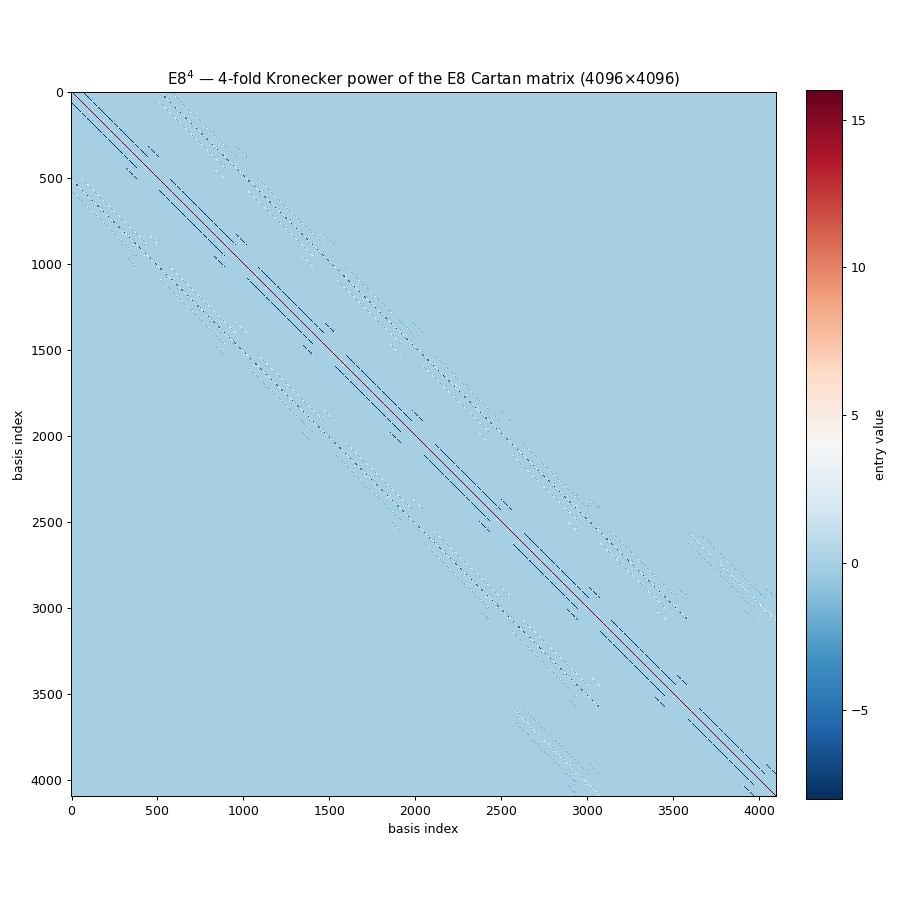

Write Python code to recreate this figure.
import numpy as np
import matplotlib
matplotlib.use("Agg")
import matplotlib.pyplot as plt

# E8 Cartan matrix (Dynkin diagram: chain 1..7 with node 8 branching off node 6)
e8 = np.array([
    [ 2, -1,  0,  0,  0,  0,  0,  0],
    [-1,  2, -1,  0,  0,  0,  0,  0],
    [ 0, -1,  2, -1,  0,  0,  0,  0],
    [ 0,  0, -1,  2, -1,  0,  0,  0],
    [ 0,  0,  0, -1,  2, -1,  0,  0],
    [ 0,  0,  0,  0, -1,  2, -1, -1],
    [ 0,  0,  0,  0,  0, -1,  2,  0],
    [ 0,  0,  0,  0,  0, -1,  0,  2],
], dtype=float)

# E8^4 = 4-fold Kronecker product -> 8^4 = 4096 x 4096
m = e8
for _ in range(3):
    m = np.kron(m, e8)

print("matrix shape:", m.shape, "min:", m.min(), "max:", m.max(), "nnz:", np.count_nonzero(m))

fig, ax = plt.subplots(figsize=(10, 10))
im = ax.imshow(m, cmap="RdBu_r", interpolation="nearest")
ax.set_title(r"E8$^4$ — 4-fold Kronecker power of the E8 Cartan matrix (4096$\times$4096)")
ax.set_xlabel("basis index")
ax.set_ylabel("basis index")
fig.colorbar(im, ax=ax, fraction=0.046, pad=0.04, label="entry value")
fig.tight_layout()
out = "e8_4_heatmap.png"
fig.savefig(out, dpi=90)
print("saved", out)
